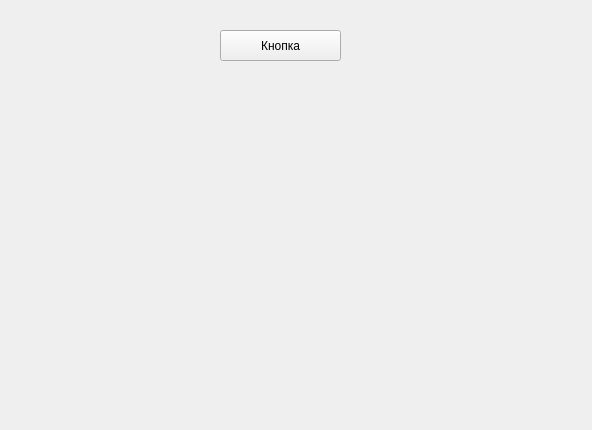
<?xml version="1.0" encoding="UTF-8"?>
<ui version="4.0">
 <class>Form</class>
 <widget class="QWidget" name="Form">
  <property name="geometry">
   <rect>
    <x>0</x>
    <y>0</y>
    <width>592</width>
    <height>430</height>
   </rect>
  </property>
  <property name="windowTitle">
   <string>Form</string>
  </property>
  <widget class="QPushButton" name="pushButton">
   <property name="geometry">
    <rect>
     <x>220</x>
     <y>30</y>
     <width>121</width>
     <height>31</height>
    </rect>
   </property>
   <property name="text">
    <string>Кнопка</string>
   </property>
  </widget>
 </widget>
 <resources/>
 <connections/>
</ui>
